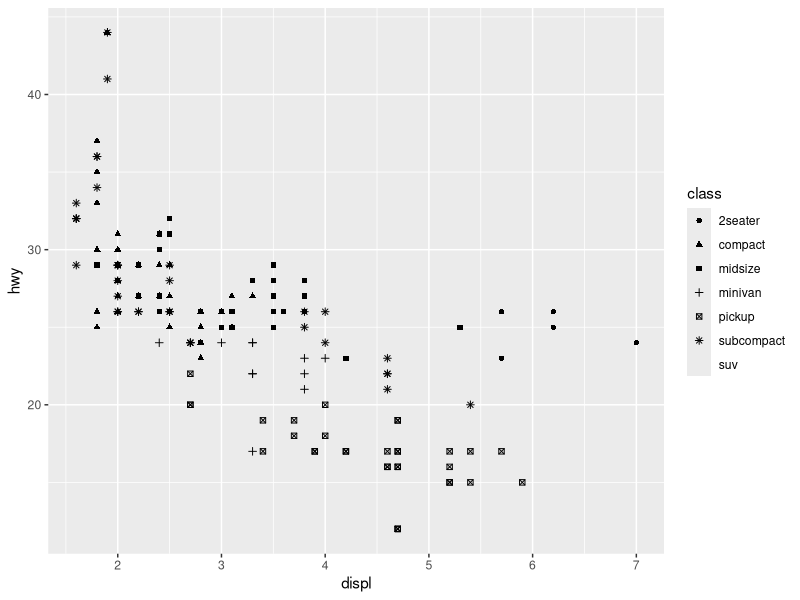

Reproduce this figure in R.
## ---- chunk 1
library(tidyverse)
ggplot(data = mpg) + 
  geom_point(mapping = aes(x = displ, y = hwy, shape = class))
## ---- chunk 2
us_rent_income %>% 
  pivot_wider(names_from = variable,
              values_from = estimate) %>% 
  filter(moe <= 3) %>% 
  arrange(rent)

